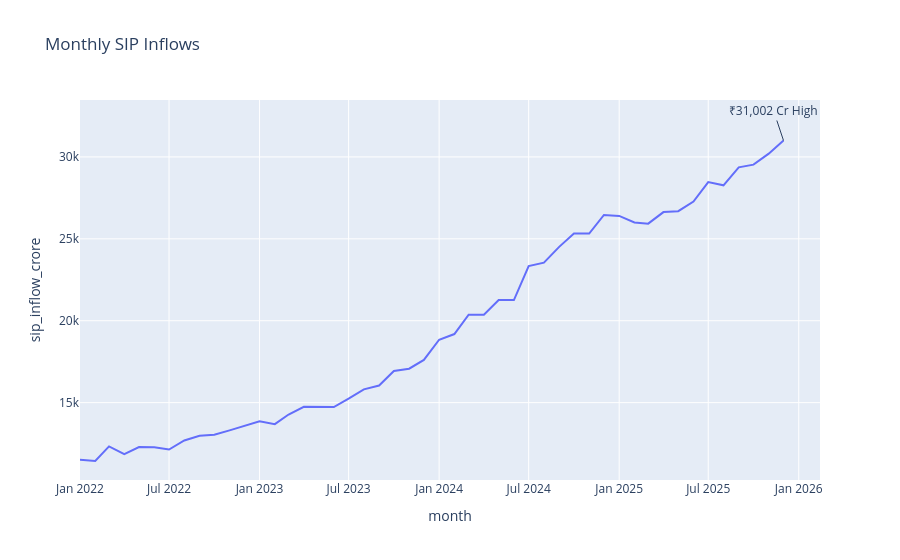

The code cell stored with this chart in its notebook:
### Code cell
import plotly.express as px

sip["month"] = pd.to_datetime(sip["month"])

fig = px.line(
    sip,
    x="month",
    y="sip_inflow_crore",
    title="Monthly SIP Inflows"
)

peak_row = sip.loc[sip["sip_inflow_crore"].idxmax()]

fig.add_annotation(
    x=peak_row["month"],
    y=peak_row["sip_inflow_crore"],
    text=f"₹{peak_row['sip_inflow_crore']:,.0f} Cr High"
)



plt.savefig("../reports/charts/aum_growth2.png")
fig.show()
